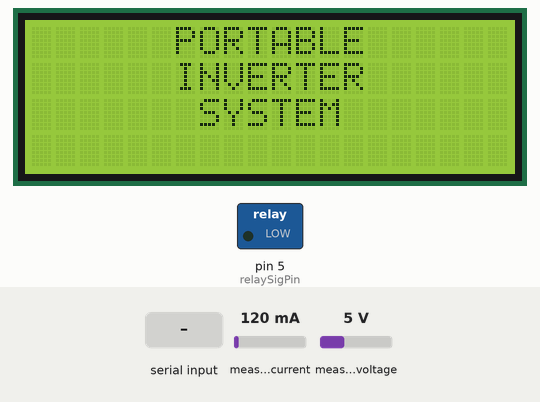
Bench run of a sketch on a simulated Arduino Uno, built with avr-gcc and run on an emulated ATmega328P. Parts: 20×4 character LCD, switched loads named in the sketch (green lamp = pin HIGH). The inputs (shaded band) are chosen by the test bench; at power-on: measured current 120 mA, measured voltage 5 V. EEPROM starts erased; what the sketch prints to the serial monitor is not drawn.

Above: at 0.1 s.
At 3.2 s:
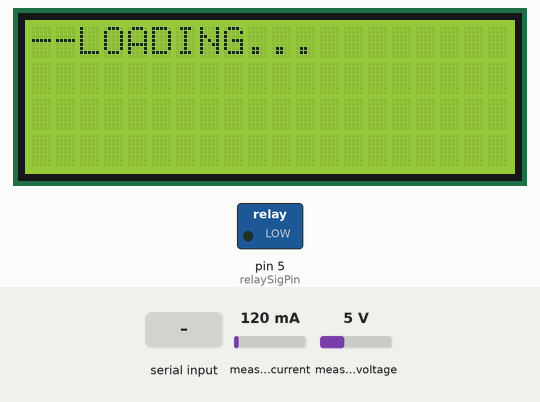
At 10.6 s:
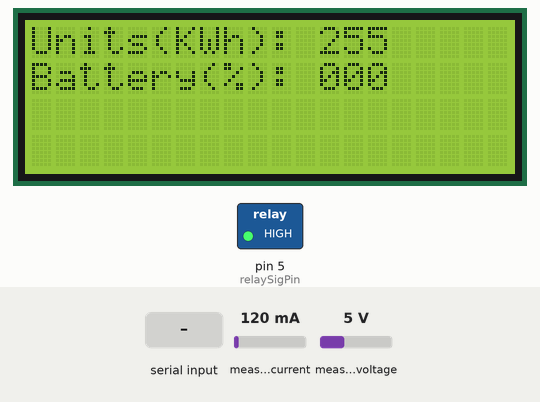
10.7 s: "90,45\n" received over the second serial link
Timing chart, 0 to 13.7 s (numbered marks = the images above; inputs shaded):
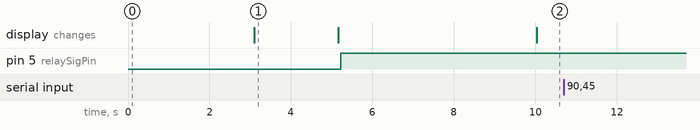

Measured:
- after the input at 10.7 s, every drawn part: stays the same
- what the display in image 1 shows lasts 2.1 s, from 3.1 s to 5.2 s

The sketch:

Portable_Inv.ino
```cpp
/*
 * This code implements a portable inverter system that uses a PZEM004Tv30
 * power meter to measure voltage, current, power and energy consumption.
 * The system also uses a HC-05 blutooth module to receive commands from a
 * mobile app and uses the on-board EEPROM to store available units of energy.
 * The LCD display shows power parameters and the available units of energy, while
 * a relay controls the power output based on the available units. The system
 * automatically decrements the available units based on energy consumption and cuts off
 * supply when the available units run out
*/

#include <Wire.h>
#include <LiquidCrystal_I2C.h>
#include <SoftwareSerial.h>
#include <PZEM004Tv30.h>
#include <EEPROM.h>
#include "hmi.h"
#include "hc05.h"

#define EEPROM_UNITS  2
#define ENERGY_USAGE_TIMER_INTERVAL 10000
#define RESET         0

namespace Pin
{
  const uint8_t pzemTx = 8;
  const uint8_t pzemRx = 9;
  const uint8_t hc05Tx = 2;
  const uint8_t hc05Rx = 3;
  const uint8_t relaySigPin = 5;
};

//Objects
SoftwareSerial pzemSerial(Pin::pzemTx,Pin::pzemRx);
SoftwareSerial hc05Serial(Pin::hc05Tx,Pin::hc05Rx);
LiquidCrystal_I2C lcd(0x27,20,4);
PZEM004Tv30 pzem(pzemSerial);
HC05 hc05(&hc05Serial);
HMI hmi(lcd);

param_t param = {0};
uint32_t prevEnergyUsageTime;
uint32_t prevGetPowerParamTime;
static uint16_t prevKWh;

void setup()
{
  Serial.begin(9600);
  pinMode(Pin::relaySigPin,OUTPUT);
  lcd.init(); // initialize the lcd
  lcd.backlight();
  lcd.setCursor(6,0);
  lcd.print("PORTABLE");
  lcd.setCursor(6,1);
  lcd.print("INVERTER");
  lcd.setCursor(7,2);
  lcd.print("SYSTEM");
  delay(3000);
  lcd.clear();
  lcd.setCursor(0,0);
  lcd.print("--LOADING...");
  delay(2000);
  param.units = EEPROM[EEPROM_UNITS];
  prevKWh = 0;
  prevEnergyUsageTime = 0;
  prevGetPowerParamTime = 0;
  hmi.Display_Page1(param);
}


void loop()
{
  hmi.Display_Control(param);

  //Get power parameters
  if(millis() - prevGetPowerParamTime >= 1500)
  {
    pzemSerial.listen();
    param.volt = pzem.voltage();
    param.curr = pzem.current();
    param.pwr = pzem.power();
    param.KWh = pzem.energy() * 1000;
    prevGetPowerParamTime = millis();
  }

  //Receive units from mobile App
  hc05Serial.listen();
  if(hc05.ReceivedData())
  {
    int RxData = hc05.DecodeData();
    Serial.print("Received: ");
    Serial.println(RxData);
    if(RxData == RESET)
    {
      //Clear the available units
      param.units = 0;
      //Add code to clear the KWh reading of the PZEM module
      EEPROM.write(EEPROM_UNITS,param.units);
    }
    else
    {
      //Add received units to available units
      param.units += RxData;
      EEPROM.write(EEPROM_UNITS,param.units);
    }
    Serial.println(param.units);
    hc05.ResetRxBuffer();
  }

  //Check if it's time to decrement available units
  if(millis() - prevEnergyUsageTime >= ENERGY_USAGE_TIMER_INTERVAL)
  {
    //Check if energy usage has increased by 1KWh
    if((param.KWh - prevKWh) >= 1000)
    {
      param.units--;
      EEPROM.write(EEPROM_UNITS,param.units);
      prevKWh = param.KWh;
    }
    prevEnergyUsageTime = millis();
  }

  //Relay control based on available units
  digitalWrite(Pin::relaySigPin, param.units > 0 ? HIGH : LOW);
}
```

hc05.cpp
```cpp
#include <Arduino.h>
#include "hc05.h"

int HC05::ConvStrToInt(char* str,int len)
{//Max of 3-digit integers
  const int powerOfTen[] = {1,10,100};
  int integer = 0;
  for(int i = 0; i < len; i++)
  {
    integer += ((str[i]-'0')*powerOfTen[len-i-1]);
  }
  return integer;
}

HC05::HC05(SoftwareSerial* serial, uint32_t baudRate)
{
  //Initialize private variables
  this->port = serial;
  this->port->begin(baudRate);
  for(uint8_t i = 0; i < RX_BUFFER_SIZE; i++)
  {
    RxBuffer[i] = 0;
  }
}

bool HC05::ReceivedData(void)
{
  bool rxDone = false;
  while(port->available())
  {
    port->readBytes(RxBuffer, 5);
    rxDone = true;
  }
  return rxDone;
}

int HC05::DecodeData(void)
{
  return ConvStrToInt(RxBuffer,strlen(RxBuffer));
}

void HC05::ResetRxBuffer(void)
{
  memset(RxBuffer,0,RX_BUFFER_SIZE);
}
```

hc05.h
```cpp
#pragma once

#include <SoftwareSerial.h>

#define RX_BUFFER_SIZE  4


class HC05
{
  private:
    SoftwareSerial* port;
    int ConvStrToInt(char* str,int len);
    char RxBuffer[RX_BUFFER_SIZE];

  public:
    HC05(SoftwareSerial* serial, uint32_t baudRate = 9600);
    bool ReceivedData(void);
    int DecodeData(void);
    void ResetRxBuffer(void);
};
```

hmi.cpp
```cpp
#include <Arduino.h>
#include "hmi.h"

HMI::HMI(LiquidCrystal_I2C& lcdRef) : lcdRef(lcdRef)
{
  //Initialize private variables
  pageDisplayed = PAGE1;
  dispTimer = millis();
}

void HMI::ChangePageDisplayed(void)
{
  dispTimer = millis();
  pageDisplayed ^= PAGE2;

}

void HMI::Display_Control(param_t& param)
{
  if((millis() - dispTimer) >= 10000)
  {
    ChangePageDisplayed();
    switch(pageDisplayed)
    {
      case PAGE1:
        HMI::Display_Page1(param);
        break;
      case PAGE2:
        HMI::Display_Page2(param);
        break;
    }
  }
}

void HMI::DisplayAlignedTwoDigits(int val)
{
  if(val < 10)
  {
    lcdRef.print('0');
    lcdRef.print(val);
  }
  else
  {
    lcdRef.print(val);
  }
}

void HMI::DisplayAlignedThreeDigits(int val)
{
  if(val < 10)
  {
    lcdRef.print("00");
    lcdRef.print(val);
  }
  else if(val >= 10 && val < 100)
  {
    lcdRef.print('0');
    lcdRef.print(val);
  }
  else
  {
    lcdRef.print(val);
  }
}

void HMI::Display_Page1(param_t& param)
{
  lcdRef.clear();
  lcdRef.setCursor(0,0);
  lcdRef.print("Voltage(V): ");
  HMI::DisplayAlignedThreeDigits(param.volt);
  lcdRef.setCursor(0,1);
  lcdRef.print("Current(A): ");
  HMI::DisplayAlignedTwoDigits(param.curr);
  lcdRef.setCursor(0,2);
  lcdRef.print("Power(W): ");
  HMI::DisplayAlignedThreeDigits(param.pwr);
  lcdRef.setCursor(0,3);
  lcdRef.print("Energy(KWh): ");
  HMI::DisplayAlignedThreeDigits(param.KWh);
}

void HMI::Display_Page2(param_t& param)
{
  lcdRef.clear();
  lcdRef.setCursor(0,0);
  lcdRef.print("Units(KWh): ");
  HMI::DisplayAlignedThreeDigits(param.units);
  lcdRef.setCursor(0,1);
  lcdRef.print("Battery(%): ");
  HMI::DisplayAlignedThreeDigits(param.bat_level);
}
```

hmi.h
```cpp
#pragma once

#include <LiquidCrystal_I2C.h>

typedef struct
{
  uint16_t volt;
  uint16_t curr;
  uint16_t pwr;
  uint16_t KWh;
  uint16_t units;
  uint16_t bat_level;
}param_t;

class HMI
{
  private:
    LiquidCrystal_I2C& lcdRef;
    uint8_t pageDisplayed;
    uint32_t dispTimer;
    void DisplayAlignedTwoDigits(int val);
    void DisplayAlignedThreeDigits(int val);
    void ChangePageDisplayed(void);
    enum DISPLAY_PAGES{PAGE1 = 0, PAGE2};

  public:
    HMI(LiquidCrystal_I2C& lcdRef);
    void Display_Page1(param_t& param);
    void Display_Page2(param_t& param);
    void Display_Control(param_t& param);
};
```
